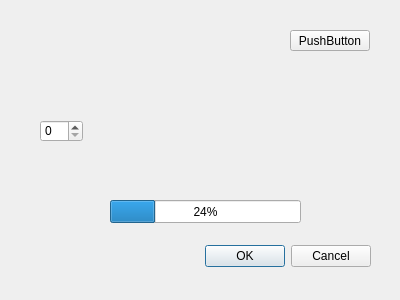
<?xml version="1.0" encoding="UTF-8"?>
<ui version="4.0">
 <class>ConversionDialog</class>
 <widget class="QDialog" name="ConversionDialog">
  <property name="geometry">
   <rect>
    <x>0</x>
    <y>0</y>
    <width>400</width>
    <height>300</height>
   </rect>
  </property>
  <property name="windowTitle">
   <string>Dialog</string>
  </property>
  <widget class="QDialogButtonBox" name="buttonBox">
   <property name="geometry">
    <rect>
     <x>30</x>
     <y>240</y>
     <width>341</width>
     <height>32</height>
    </rect>
   </property>
   <property name="orientation">
    <enum>Qt::Horizontal</enum>
   </property>
   <property name="standardButtons">
    <set>QDialogButtonBox::Cancel|QDialogButtonBox::Ok</set>
   </property>
  </widget>
  <widget class="QProgressBar" name="progressBar">
   <property name="geometry">
    <rect>
     <x>110</x>
     <y>200</y>
     <width>191</width>
     <height>23</height>
    </rect>
   </property>
   <property name="value">
    <number>24</number>
   </property>
   <property name="alignment">
    <set>Qt::AlignCenter</set>
   </property>
  </widget>
  <widget class="QSpinBox" name="spinBoxIterations">
   <property name="geometry">
    <rect>
     <x>40</x>
     <y>120</y>
     <width>43</width>
     <height>22</height>
    </rect>
   </property>
  </widget>
  <widget class="QPushButton" name="pushButton">
   <property name="geometry">
    <rect>
     <x>290</x>
     <y>30</y>
     <width>80</width>
     <height>21</height>
    </rect>
   </property>
   <property name="text">
    <string>PushButton</string>
   </property>
  </widget>
 </widget>
 <resources/>
 <connections>
  <connection>
   <sender>buttonBox</sender>
   <signal>accepted()</signal>
   <receiver>ConversionDialog</receiver>
   <slot>accept()</slot>
   <hints>
    <hint type="sourcelabel">
     <x>248</x>
     <y>254</y>
    </hint>
    <hint type="destinationlabel">
     <x>157</x>
     <y>274</y>
    </hint>
   </hints>
  </connection>
  <connection>
   <sender>buttonBox</sender>
   <signal>rejected()</signal>
   <receiver>ConversionDialog</receiver>
   <slot>reject()</slot>
   <hints>
    <hint type="sourcelabel">
     <x>316</x>
     <y>260</y>
    </hint>
    <hint type="destinationlabel">
     <x>286</x>
     <y>274</y>
    </hint>
   </hints>
  </connection>
 </connections>
</ui>
